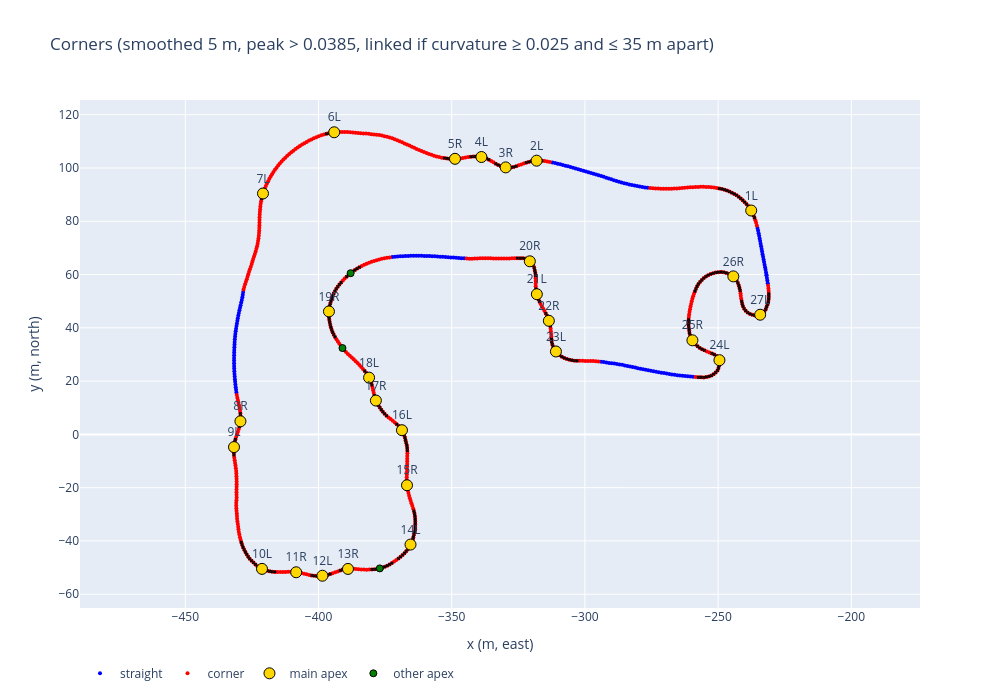

The notebook cell this image was saved under:
### Markdown cell above
looking at the graph and the table, i think two apexes belng to the same corner if these conditions apply:
1. they have the same direction
2. the min curvature between them is >= 0.03 
3. the distance between them is <= 35m

### Code cell
import numpy as np
import pandas as pd
import plotly.graph_objects as go
from src.loader import load_centerline

K_STRAIGHT = 0.021     # |curvature| below this = straight-ish
MIN_STRAIGHT_M = 20    # straight-ish stretch must be at least this long
K_CORNER = 0.0385      # |curvature| above this = clearly a corner
SMOOTH_WINDOW_M = 5    # rolling-mean window (odd number, 1 point = 1 m)
K_LINK = 0.025         # curvature between two apexes must stay above this to be one corner
MAX_LINK_M = 35        # and the apexes must be at most this far apart



cl = load_centerline()
cl["curvature_smooth"] = smooth_circular(cl["curvature"].to_numpy(), SMOOTH_WINDOW_M)
curv = cl["curvature_smooth"].abs().to_numpy()      # |curvature|, one value per metre
n = len(curv)

# --- straights: low curvature for at least MIN_STRAIGHT_M ---
low = curv < K_STRAIGHT
low_runs = runs_of(low)
cl["is_straight"] = low & (np.bincount(low_runs)[low_runs] >= MIN_STRAIGHT_M)

# --- apexes: one per run of high curvature, at its sharpest point ---
high = curv > K_CORNER
cl["high_run"] = runs_of(high)
apex_idx = cl[high].groupby("high_run")["curvature_smooth"].apply(lambda c: c.abs().idxmax())
apexes = cl.loc[apex_idx].sort_values("s").reset_index(drop=True)
apexes["direction"] = np.where(apexes["curvature_smooth"] > 0, "L", "R")

# --- group apexes into corners ---
def same_corner(a, b) -> bool:
    """Apex b follows apex a: same direction, close enough, and the track keeps turning between them."""
    if a["direction"] != b["direction"]:
        return False
    i, j = int(a["s"]), int(b["s"])
    between = curv[i:j + 1] if j >= i else np.concatenate([curv[i:], curv[:j + 1]])  # wrap
    distance = (j - i) % n
    return distance <= MAX_LINK_M and between.min() >= K_LINK

corner_id = [0]
for k in range(1, len(apexes)):
    if same_corner(apexes.iloc[k - 1], apexes.iloc[k]):
        corner_id.append(corner_id[-1])
    else:
        corner_id.append(corner_id[-1] + 1)
corner_id = np.array(corner_id)

# loop: last apex and first apex may be the same corner across the start/finish line
if len(apexes) > 1 and same_corner(apexes.iloc[-1], apexes.iloc[0]):
    corner_id[corner_id == corner_id[-1]] = corner_id[0]

apexes["corner"] = pd.factorize(corner_id)[0] + 1      # renumber 1..N in order

# main apex of each corner = its sharpest apex
main_idx = apexes.groupby("corner")["curvature_smooth"].apply(lambda c: c.abs().idxmax())
apexes["is_main"] = apexes.index.isin(main_idx)

# --- plot ---
fig = go.Figure()
for is_straight, colour, name in [(True, "blue", "straight"), (False, "red", "corner")]:
    part = cl[cl["is_straight"] == is_straight]
    fig.add_trace(go.Scatter(
        x=part["x"], y=part["y"], mode="markers",
        marker=dict(size=4, color=colour),
        customdata=part[["s", "curvature_smooth"]],
        hovertemplate="s=%{customdata[0]:.0f} m<br>curvature=%{customdata[1]:.04f}<extra></extra>",
        name=name,
    ))

sharp = cl[high]
fig.add_trace(go.Scatter(
    x=sharp["x"], y=sharp["y"], mode="markers",
    marker=dict(size=3, color="black", symbol="x"),
    hoverinfo="skip", showlegend=False,
))

for is_main, size, colour, name in [(True, 11, "gold", "main apex"), (False, 7, "green", "other apex")]:
    part = apexes[apexes["is_main"] == is_main]
    fig.add_trace(go.Scatter(
        x=part["x"], y=part["y"],
        mode="markers+text" if is_main else "markers",
        marker=dict(size=size, color=colour, line=dict(width=1, color="black")),
        text=part["corner"].astype(str) + part["direction"],
        textposition="top center",
        customdata=part[["corner", "s", "curvature_smooth"]],
        hovertemplate="corner %{customdata[0]}<br>apex s=%{customdata[1]:.0f} m"
                      "<br>curvature=%{customdata[2]:.04f}<extra></extra>",
        name=name,
    ))

fig.update_yaxes(scaleanchor="x", scaleratio=1)
fig.update_layout(title=f"Corners (smoothed {SMOOTH_WINDOW_M} m, peak > {K_CORNER}, "
                        f"linked if curvature ≥ {K_LINK} and ≤ {MAX_LINK_M} m apart)",
                  xaxis_title="x (m, east)", yaxis_title="y (m, north)",
                  height=700, width=1000, legend=dict(orientation="h", y=-0.1))
fig.show()

print(f"{apexes['corner'].nunique()} corners, {len(apexes)} apexes")

### Figure 1 — Plotly figure (JSON) as saved in the notebook; plotly's stock layout.template omitted (floating-point values rounded to 4 significant figures; data arrays with more than 128 entries replaced by an {"elided": "..."} marker saying what was removed)
{"data": [{"customdata": {"elided": "164x2 float values"}, "hovertemplate": "s=%{customdata[0]:.0f} m<br>curvature=%{customdata[1]:.04f}<extra></extra>", "marker": {"color": "blue", "size": 4}, "mode": "markers", "name": "straight", "type": "scatter", "x": {"elided": "164 float values"}, "y": {"elided": "164 float values"}}, {"customdata": {"elided": "642x2 float values"}, "hovertemplate": "s=%{customdata[0]:.0f} m<br>curvature=%{customdata[1]:.04f}<extra></extra>", "marker": {"color": "red", "size": 4}, "mode": "markers", "name": "corner", "type": "scatter", "x": {"elided": "642 float values"}, "y": {"elided": "642 float values"}}, {"hoverinfo": "skip", "marker": {"color": "black", "size": 3, "symbol": "x"}, "mode": "markers", "showlegend": false, "type": "scatter", "x": {"elided": "314 float values"}, "y": {"elided": "314 float values"}}, {"customdata": [[1.0, 25.0, 0.0668], [2.0, 110.0, 0.06999], [3.0, 122.0, -0.1148], [4.0, 132.0, 0.09644], [5.0, 142.0, -0.05269], [6.0, 189.0, 0.04847], [7.0, 226.0, 0.0409], [8.0, 313.0, -0.07124], [9.0, 323.0, 0.06125], [10.0, 372.0, 0.09376], [11.0, 385.0, -0.03897], [12.0, 395.0, 0.07428], [13.0, 405.0, -0.07795], [14.0, 432.0, 0.07704], [15.0, 455.0, -0.04702], [16.0, 476.0, 0.104], [17.0, 491.0, -0.06452], [18.0, 500.0, 0.07181], [19.0, 530.0, -0.07179], [20.0, 616.0, -0.2], [21.0, 629.0, 0.06665], [22.0, 640.0, -0.06123], [23.0, 652.0, 0.126], [24.0, 719.0, 0.2493], [25.0, 732.0, -0.117], [26.0, 769.0, -0.1533], [27.0, 789.0, 0.246]], "hovertemplate": "corner %{customdata[0]}<br>apex s=%{customdata[1]:.0f} m<br>curvature=%{customdata[2]:.04f}<extra></extra>", "marker": {"color": "gold", "line": {"color": "black", "width": 1}, "size": 11}, "mode": "markers+text", "name": "main apex", "text": ["1L", "2L", "3R", "4L", "5R", "6L", "7L", "8R", "9L", "10L", "11R", "12L", "13R", "14L", "15R", "16L", "17R", "18L", "19R", "20R", "21L", "22R", "23L", "24L", "25R", "26R", "27L"], "textposition": "top center", "type": "scatter", "x": [-237.6, -318.1, -329.7, -338.8, -348.8, -394.1, -420.8, -429.3, -431.7, -421.2, -408.4, -398.5, -388.9, -365.5, -366.8, -368.7, -378.5, -381.0, -396.1, -320.7, -318.0, -313.5, -310.9, -249.5, -259.6, -244.3, -234.2], "y": [84.04, 102.8, 100.2, 104.1, 103.4, 113.4, 90.43, 4.913, -4.76, -50.48, -51.76, -53.05, -50.5, -41.35, -19.09, 1.575, 12.71, 21.31, 46.15, 64.97, 52.63, 42.64, 31.13, 27.86, 35.31, 59.32, 44.93]}, {"customdata": [[14.0, 417.0, 0.07262], [19.0, 515.0, -0.04065], [19.0, 547.0, -0.04178]], "hovertemplate": "corner %{customdata[0]}<br>apex s=%{customdata[1]:.0f} m<br>curvature=%{customdata[2]:.04f}<extra></extra>", "marker": {"color": "green", "line": {"color": "black", "width": 1}, "size": 7}, "mode": "markers", "name": "other apex", "text": ["14L", "19R", "19R"], "textposition": "top center", "type": "scatter", "x": [-377.0, -391.0, -388.0], "y": [-50.29, 32.41, 60.51]}], "layout": {"height": 700, "legend": {"orientation": "h", "y": -0.1}, "title": {"text": "Corners (smoothed 5 m, peak > 0.0385, linked if curvature ≥ 0.025 and ≤ 35 m apart)"}, "width": 1000, "xaxis": {"title": {"text": "x (m, east)"}}, "yaxis": {"scaleanchor": "x", "scaleratio": 1, "title": {"text": "y (m, north)"}}}}
